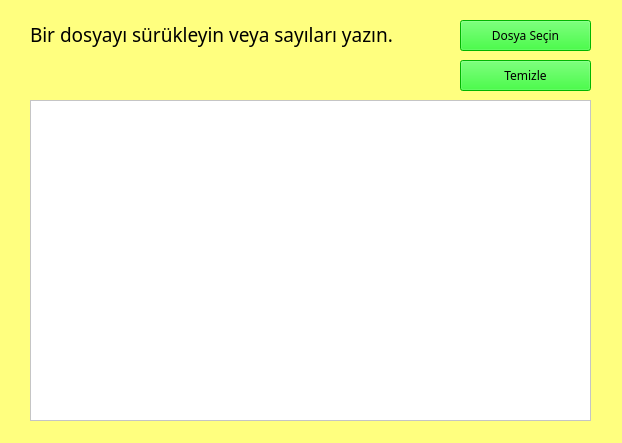
<?xml version="1.0" encoding="UTF-8"?>
<ui version="4.0">
 <class>Form</class>
 <widget class="QWidget" name="Form">
  <property name="geometry">
   <rect>
    <x>0</x>
    <y>0</y>
    <width>622</width>
    <height>443</height>
   </rect>
  </property>
  <property name="acceptDrops">
   <bool>true</bool>
  </property>
  <property name="windowTitle">
   <string>Form</string>
  </property>
  <property name="styleSheet">
   <string notr="true">background-color: rgb(255, 255, 127);</string>
  </property>
  <widget class="QPlainTextEdit" name="plainTextEdit">
   <property name="geometry">
    <rect>
     <x>30</x>
     <y>100</y>
     <width>561</width>
     <height>321</height>
    </rect>
   </property>
   <property name="font">
    <font>
     <pointsize>12</pointsize>
    </font>
   </property>
   <property name="acceptDrops">
    <bool>false</bool>
   </property>
   <property name="styleSheet">
    <string notr="true">background-color: rgb(255, 255, 255);</string>
   </property>
  </widget>
  <widget class="QLabel" name="label">
   <property name="geometry">
    <rect>
     <x>30</x>
     <y>19</y>
     <width>411</width>
     <height>31</height>
    </rect>
   </property>
   <property name="font">
    <font>
     <family>Segoe Print</family>
     <pointsize>14</pointsize>
    </font>
   </property>
   <property name="styleSheet">
    <string notr="true">color: rgb(0, 0, 0);</string>
   </property>
   <property name="text">
    <string>Bir dosyayı sürükleyin veya sayıları yazın.</string>
   </property>
   <property name="textFormat">
    <enum>Qt::AutoText</enum>
   </property>
   <property name="scaledContents">
    <bool>false</bool>
   </property>
  </widget>
  <widget class="QPushButton" name="pushButtonClear">
   <property name="geometry">
    <rect>
     <x>460</x>
     <y>60</y>
     <width>131</width>
     <height>31</height>
    </rect>
   </property>
   <property name="font">
    <font>
     <family>Segoe Print</family>
     <pointsize>9</pointsize>
    </font>
   </property>
   <property name="styleSheet">
    <string notr="true">background-color: rgb(0, 255, 0);
color: rgb(0, 0, 0);</string>
   </property>
   <property name="text">
    <string>Temizle</string>
   </property>
  </widget>
  <widget class="QPushButton" name="pushButtonChooseFile">
   <property name="geometry">
    <rect>
     <x>460</x>
     <y>20</y>
     <width>131</width>
     <height>31</height>
    </rect>
   </property>
   <property name="font">
    <font>
     <family>Segoe Print</family>
     <pointsize>9</pointsize>
    </font>
   </property>
   <property name="styleSheet">
    <string notr="true">background-color: rgb(0, 255, 0);
color: rgb(0, 0, 0);</string>
   </property>
   <property name="text">
    <string>Dosya Seçin</string>
   </property>
  </widget>
 </widget>
 <resources/>
 <connections/>
</ui>
